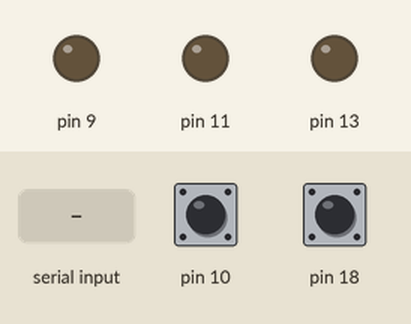
The sketch below on a simulated Arduino Uno, built with avr-gcc and run on an emulated ATmega328P. On the bench: output pins drawn as LEDs (lit = HIGH). The inputs (shaded band) are chosen by the test bench; at power-on: pin 10 HIGH, pin 18 HIGH.

Above: at 1.2 s.
1.3 s: "O" received over the second serial link
At 2.2 s:
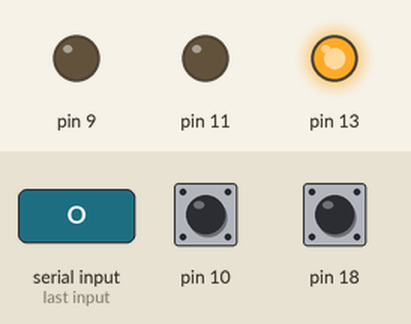
2.8 s: "X" received over the second serial link
At 3.3 s:
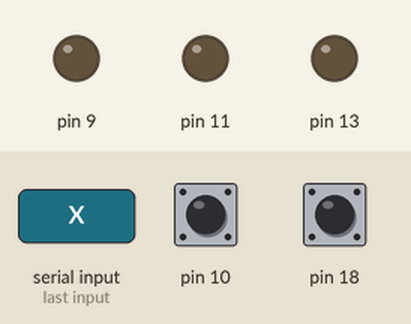
Timing chart, 0 to 5.8 s (numbered marks = the images above; inputs shaded):
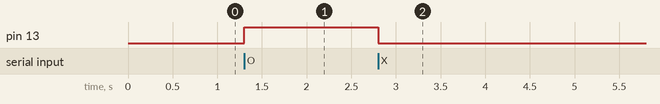

The sketch:

sechacklaser.ino
```cpp
#include <SoftwareSerial.h>

SoftwareSerial device(16, 14);

int b1, b2, safe = 'O';

void setup(){
  // put your setup code here, to run once:

  //button
  pinMode(10, 0);
  pinMode(18, 0);

  //LED
  pinMode(9, 1);
  pinMode(13, 1);

  //laser
  pinMode(11, 1);


  //BT
  device.begin(9600);
  Serial.begin(115200);
}

void loop(){
  // put your main code here, to run repeatedly:

  b1 = !digitalRead(10);
  b2 = !digitalRead(18);

  if(b1)      device.print('g');
  else if(b2) device.print('n');
  else        device.print('x');

  safe = device.read();

  if(safe == 'O') digitalWrite(13, 1);
  if(safe == 'X') digitalWrite(13, 0);

  if(b1 || b2){

    if(safe == 'O'){
      digitalWrite(9, 1);
      digitalWrite(11, 1);
    }

    if(safe == 'X'){
      digitalWrite(9, 0);
      digitalWrite(11, 0);
    }

  }else{
    digitalWrite(9, 0);
    digitalWrite(11, 0);
  }
}
```

Measured:
- after the input at 1.3 s, pin 13: LOW → HIGH at once
- after the input at 2.8 s, pin 13: HIGH → LOW at once
